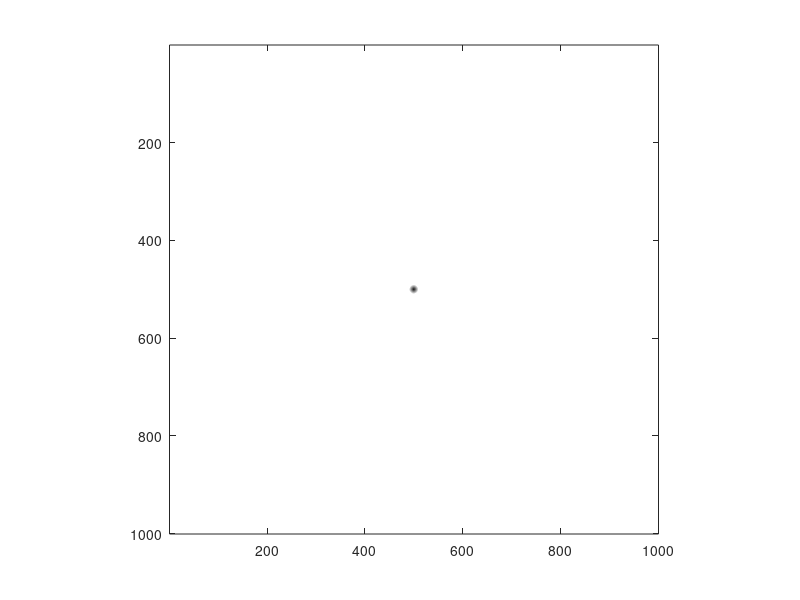

Write MATLAB code to recreate this figure.
%generate a sphere

%define constants
XMAX = 1000;
YMAX = 1000;
RADIUS = 10;

%initialize I
I=ones(XMAX,YMAX).*RADIUS;


for x=1:XMAX
    for y=1:YMAX
        r = sqrt((x-XMAX/2)^2+(y-YMAX/2)^2);
        if r <=RADIUS
            I(x,y)=r;
        end
    end
end

imagesc(I,[0 RADIUS]);
colormap(gray);
axis square;
            


